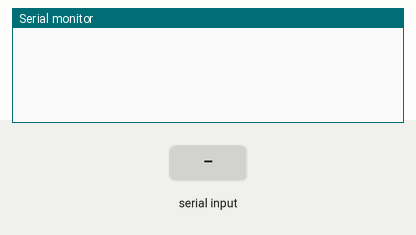
Recording of a sketch running on a simulated Arduino Uno, built with avr-gcc and run on an emulated ATmega328P. On the bench: the last lines printed to the serial monitor. Inputs (shaded band) come from the test bench. Random numbers use the default seed unless the sketch sets one.

Above: at 1.2 s.
1.3 s: "|\n" received over Serial
At 2.5 s:
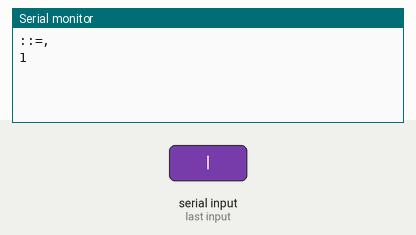
2.8 s: byte 124 ('|') received over Serial
At 3.7 s:
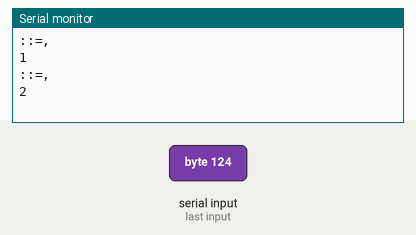
4.3 s: "|\n" received over Serial
At 5.0 s:
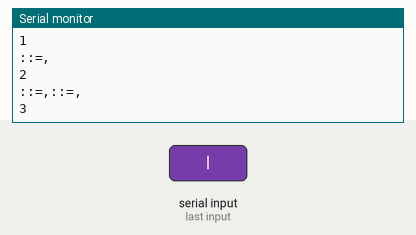

Measured:
- after the input at 1.3 s, the serial monitor: prints a new line at once (image 1)
- after the input at 2.8 s, the serial monitor: prints a new line at once (image 2)
- after the input at 4.3 s, the serial monitor: prints a new line at once (image 3)

The sketch:

CommandHub.ino
```cpp
/**
 * Anticipates the next block of data to read from serial.
 */
enum NextInputStep {
  MessageType,
  Target,
  Command,
  Data
};

boolean testMode = false;        // whether we're in automated testing mode
boolean messageReady = false;
int nextStep = MessageType;
String processed = "";
int messages = 0;

/**
 * The parts of the incoming message.
 */
String type = "";
String target = "";
String command = "";
String data = "";

/**
 * Send the command data to the appropriate instrument.
 */
void processMessage() {
  processed += type + ":" + target + ":" + command + "=" + data + ",";
  if (type.equals("SHIP")) {
    // Handle ship-specific inputs
    if (target.equals("FOCUS")) {
      // Message is for the currently-focused vessel
    } else {
      // Message is for another vessel
    }
  } else if (type.equals("CAMERA")) {
    // Handle camera-related messages
  } else if (type.equals("NAV")) {
    // Handle nav-related messages
  } else {
    // Handle all other types
  }
}

void setup() {
  // initialize serial
  Serial.begin(9600);
  // reserve bytes for the message parts
  type.reserve(30);
  target.reserve(30);
  command.reserve(100);
  data.reserve(200);
  processed.reserve(500);
}

void loop() {
  if (testMode) {
    testLoop();
  } else if (messageReady) {
    processMessage();
    Serial.println(processed);
    Serial.println(messages);
    resetState();
  }
}

void resetState() {
  nextStep = MessageType;
  type = "";
  target = "";
  command = "";
  data = "";
  messageReady = false;
}

/**
 SerialEvent occurs whenever a new data comes in the
 hardware serial RX.  This routine is run between each
 time loop() runs, so using delay inside loop can delay
 response.  Multiple bytes of data may be available.
 */
void serialEvent() {
  while (!messageReady && Serial.available()) {
    char c = (char)Serial.read();

    if (c == '\n') {
      // A forced way to re-orient in case of command misalignment
      processed = "";
      resetState();
    } else if (c == ':' || c == '=' || c == '|') {
      // Message part boundary
      nextStep++;
      if (type.equals("ORB") || type.equals("CAMERA") || type.equals("OBJ")) {
        // These types do not have a target, only a command.
        nextStep++;
      }
      // The pipe means we have a completed message
      if (c == '|') {
        messageReady = true;
        messages++;
      }
    } else {
      switch(nextStep) {
        case MessageType:
          // The first block identifies the type of message coming in.
          type += c;
          break;
        case Target:
          // Some message types have a target.
          target += c;
          break;
        case Command:
          // The command related to the incoming message.
          command += c;
          break;
        case Data:
          data += c;
          break;
      }
    }
  }
}

/******************************************************************************/
/********************           TEST CODE          ****************************/
/******************************************************************************/

struct TestState {
  boolean waitingForReply = false;
  String expectedReply = "";
  unsigned long lastHeartbeat = millis(); // the last time a command was issued
};

TestState testState;
unsigned long PULSE_FREQ = 2000; // every two seconds

/**
 * Toggles test mode, with confirmation back to the requester.
 */
void toggleTestMode() {
  testMode ^= true;
  // Send confirmation back
  Serial.println(testMode, DEC);
}

/**
 * Executed on each loop iteration when in automated test mode.
 */
void testLoop() {
  /*
  if (testState.waitingForReply && stringComplete) {
    inputString.trim();
    Serial.println(inputString.equals(testState.expectedReply));
    Serial.print("Lag ");
    Serial.println(millis() - testState.lastHeartbeat);
    testState.waitingForReply = false;
    processString();
  }
  if (!testState.waitingForReply && millis() >= testState.lastHeartbeat + PULSE_FREQ) {
    sendTestCommand();
  }
  */
}

void sendTestCommand() {
  String rndstr = "";
  for (int i=0; i < 10; i++) {
    byte randomValue = random(0, 37);
    char letter = randomValue + 'a';
    if (randomValue > 26) {
      letter = (randomValue - 26) + '0';
    }
    rndstr += letter;
  }
  testState.expectedReply = rndstr;

  Serial.print("TEST ");
  Serial.println(testState.expectedReply);
  testState.waitingForReply = true;
  testState.lastHeartbeat = millis();
}
```
